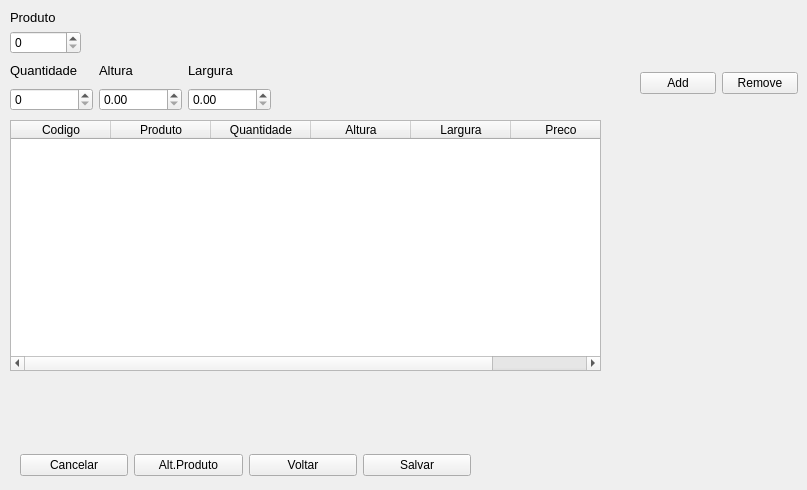
          <widget class="QWidget" name="selecao_de_itens">
           <attribute name="title">
            <string>Seleçao de Itens</string>
           </attribute>
           <widget class="QWidget" name="layoutWidget">
            <property name="geometry">
             <rect>
              <x>10</x>
              <y>10</y>
              <width>71</width>
              <height>44</height>
             </rect>
            </property>
            <layout class="QVBoxLayout" name="verticalLayout_5">
             <item>
              <widget class="QLabel" name="produto">
               <property name="text">
                <string>&lt;html&gt;&lt;head/&gt;&lt;body&gt;&lt;p&gt;&lt;span style=&quot; font-size:10pt;&quot;&gt;Produto&lt;/span&gt;&lt;/p&gt;&lt;/body&gt;&lt;/html&gt;</string>
               </property>
              </widget>
             </item>
             <item>
              <widget class="QSpinBox" name="box_produto"/>
             </item>
            </layout>
           </widget>
           <widget class="QWidget" name="layoutWidget">
            <property name="geometry">
             <rect>
              <x>640</x>
              <y>70</y>
              <width>158</width>
              <height>26</height>
             </rect>
            </property>
            <layout class="QHBoxLayout" name="horizontalLayout_4">
             <item>
              <widget class="QPushButton" name="btn_add">
               <property name="text">
                <string>Add</string>
               </property>
               <property name="icon">
                <iconset>
                 <normaloff>icons/add-icon-png-2459.png</normaloff>icons/add-icon-png-2459.png</iconset>
               </property>
              </widget>
             </item>
             <item>
              <widget class="QPushButton" name="btn_remove">
               <property name="text">
                <string>Remove</string>
               </property>
               <property name="icon">
                <iconset>
                 <normaloff>icons/delete.png</normaloff>icons/delete.png</iconset>
               </property>
              </widget>
             </item>
            </layout>
           </widget>
           <widget class="QWidget" name="layoutWidget">
            <property name="geometry">
             <rect>
              <x>20</x>
              <y>450</y>
              <width>451</width>
              <height>31</height>
             </rect>
            </property>
            <layout class="QHBoxLayout" name="horizontalLayout_3">
             <item>
              <widget class="QPushButton" name="btn_cancelar">
               <property name="text">
                <string>Cancelar</string>
               </property>
               <property name="icon">
                <iconset>
                 <normaloff>icons/Cancel.png</normaloff>icons/Cancel.png</iconset>
               </property>
              </widget>
             </item>
             <item>
              <widget class="QPushButton" name="btn_alt_produto">
               <property name="text">
                <string>Alt.Produto</string>
               </property>
               <property name="icon">
                <iconset>
                 <normaloff>icons/alter.png</normaloff>icons/alter.png</iconset>
               </property>
              </widget>
             </item>
             <item>
              <widget class="QPushButton" name="btn_voltar">
               <property name="text">
                <string>Voltar</string>
               </property>
               <property name="icon">
                <iconset>
                 <normaloff>icons/back.png</normaloff>icons/back.png</iconset>
               </property>
              </widget>
             </item>
             <item>
              <widget class="QPushButton" name="btn_salvar">
               <property name="text">
                <string>Salvar</string>
               </property>
               <property name="icon">
                <iconset>
                 <normaloff>icons/save-icon-36513.png</normaloff>icons/save-icon-36513.png</iconset>
               </property>
              </widget>
             </item>
            </layout>
           </widget>
           <widget class="QWidget" name="layoutWidget">
            <property name="geometry">
             <rect>
              <x>10</x>
              <y>60</y>
              <width>261</width>
              <height>51</height>
             </rect>
            </property>
            <layout class="QHBoxLayout" name="horizontalLayout_5">
             <item>
              <layout class="QVBoxLayout" name="verticalLayout_3">
               <item>
                <widget class="QLabel" name="quantidade">
                 <property name="text">
                  <string>&lt;html&gt;&lt;head/&gt;&lt;body&gt;&lt;p&gt;&lt;span style=&quot; font-size:10pt;&quot;&gt;Quantidade&lt;/span&gt;&lt;/p&gt;&lt;/body&gt;&lt;/html&gt;</string>
                 </property>
                </widget>
               </item>
               <item>
                <widget class="QSpinBox" name="box_quantidade"/>
               </item>
              </layout>
             </item>
             <item>
              <layout class="QVBoxLayout" name="verticalLayout_2">
               <item>
                <widget class="QLabel" name="altura">
                 <property name="text">
                  <string>&lt;html&gt;&lt;head/&gt;&lt;body&gt;&lt;p&gt;&lt;span style=&quot; font-size:10pt;&quot;&gt;Altura&lt;/span&gt;&lt;/p&gt;&lt;/body&gt;&lt;/html&gt;</string>
                 </property>
                </widget>
               </item>
               <item>
                <widget class="QDoubleSpinBox" name="box_altura"/>
               </item>
              </layout>
             </item>
             <item>
              <layout class="QVBoxLayout" name="verticalLayout_4">
               <item>
                <widget class="QLabel" name="largura">
                 <property name="text">
                  <string>&lt;html&gt;&lt;head/&gt;&lt;body&gt;&lt;p&gt;&lt;span style=&quot; font-size:10pt;&quot;&gt;Largura&lt;/span&gt;&lt;/p&gt;&lt;/body&gt;&lt;/html&gt;</string>
                 </property>
                </widget>
               </item>
               <item>
                <widget class="QDoubleSpinBox" name="box_largura"/>
               </item>
              </layout>
             </item>
            </layout>
           </widget>
           <widget class="QTableWidget" name="tabela_3">
            <property name="geometry">
             <rect>
              <x>10</x>
              <y>120</y>
              <width>591</width>
              <height>251</height>
             </rect>
            </property>
            <property name="sizePolicy">
             <sizepolicy hsizetype="Preferred" vsizetype="Fixed">
              <horstretch>0</horstretch>
              <verstretch>0</verstretch>
             </sizepolicy>
            </property>
            <column>
             <property name="text">
              <string>Codigo</string>
             </property>
            </column>
            <column>
             <property name="text">
              <string>Produto</string>
             </property>
            </column>
            <column>
             <property name="text">
              <string>Quantidade</string>
             </property>
            </column>
            <column>
             <property name="text">
              <string>Altura</string>
             </property>
            </column>
            <column>
             <property name="text">
              <string>Largura</string>
             </property>
            </column>
            <column>
             <property name="text">
              <string>Preco</string>
             </property>
            </column>
           </widget>
          </widget>
